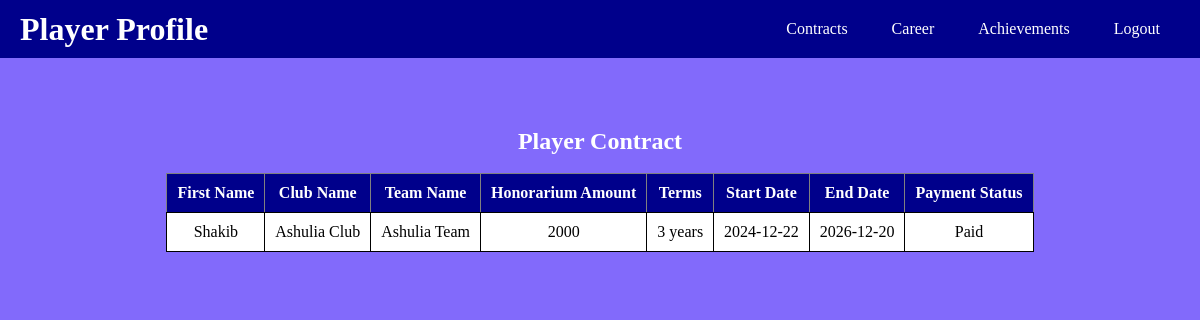
/Cricket-Club-Player-Achievement/display_contracts.php (signed in), run on the app's committed database.
### tables this page shows
CREATE TABLE `Player` (
  `player_id` int(11) NOT NULL,
  `first_name` varchar(50) NOT NULL,
  `middle_name` varchar(50) DEFAULT NULL,
  `last_name` varchar(50) NOT NULL,
  `email` varchar(100) NOT NULL,
  `phone_number` varchar(20) NOT NULL,
  `nationality` varchar(50) NOT NULL,
  `dob` date NOT NULL,
  `age` int(11) DEFAULT NULL CHECK (`age` > 12)
);

CREATE TABLE `Club` (
  `club_id` int(11) NOT NULL,
  `club_name` varchar(50) NOT NULL,
  `location` varchar(200) NOT NULL
);

CREATE TABLE `Team` (
  `team_id` int(11) NOT NULL,
  `team_name` varchar(50) NOT NULL,
  `club_id` int(11) NOT NULL
);

CREATE TABLE `Contracts` (
  `contract_id` int(11) NOT NULL,
  `player_id` int(11) NOT NULL,
  `total_amount` int(11) DEFAULT NULL,
  `terms` text DEFAULT NULL,
  `start_date` date DEFAULT NULL,
  `end_date` date DEFAULT NULL,
  `club_id` int(11) DEFAULT NULL,
  `team_id` int(11) DEFAULT NULL
);

CREATE TABLE `Installment` (
  `installment_id` int(11) NOT NULL,
  `installment_amount` decimal(12,2) DEFAULT NULL,
  `installment_date` date DEFAULT NULL,
  `contract_id` int(11) DEFAULT NULL,
  `payment_status` varchar(50) NOT NULL DEFAULT 'Due'
);

### Cricket-Club-Player-Achievement/display_contracts.php (the view, shortened to what this page needs)
<?php
include("database.php");
$username = $_SESSION['username'];
$query_player = "SELECT * FROM  Player  NATURAL JOIN Player_Login NATURAL JOIN Contracts NATURAL JOIN Club NATURAL JOIN Team NATURAL JOIN installment WHERE Player_Login.username = '$username'";
$result = mysqli_query($conn, $query_player);
$total = mysqli_num_rows($result);
?>
<!DOCTYPE html>
<html lang="en">
<head>
    <link rel="stylesheet" href="style.css">
</head>
<body>
<div class="navbar">
    <h1>Player Profile</h1>
    <div justify-content-end>
    <a href="display_contracts.php">Contracts</a>
    <a href="career.php">Career</a>
    <a href="award.php">Achievements</a>
    <a class="logout" href="logout.php">Logout</a>
</div>
    </div>
<div class="table-container">
    <?php
    if ($total != 0) {
        echo "<h2>Player Contract</h2><br>";
        echo "<table border='1' cellspacing='7'>
            <tr>
                <th>First Name</th>
                <th>Club Name</th>
                <th>Team Name</th>
                <th>Honorarium Amount</th>
                <th>Terms</th>
                <th>Start Date</th>
                <th>End Date</th>
                <th>Payment Status</th>
            </tr>";
        while($row = mysqli_fetch_assoc($result)) {
            echo "<tr>
                <td>{$row['first_name']}</td>
                <td>{$row['club_name']}</td>
                <td>{$row['team_name']}</td>
                <td>{$row['total_amount']}</td>
                <td>{$row['terms']}</td>
                <td>{$row['start_date']}</td>
                <td>{$row['end_date']}</td>
                <td>{$row['payment_status']}</td>
                </td>
            </tr>";
        }
        echo "</table>";
    } else {
        echo "<p>No records found</p>";
    }
    ?>
</div>
</body>
</html>

### Cricket-Club-Player-Achievement/style.css (style rules this page uses)
* { margin: 0; padding: 0; box-sizing: border-box; }
body { background-color: rgb(130, 106, 251); padding: 0 10px; }

### Cricket-Club-Player-Achievement/display_contracts.php (style rules this page uses)
body { font-family: 'Times New Roman', Times, serif; margin: 0; padding: 0; }
.navbar { display: flex; justify-content: space-between; align-items: center; background-color: darkblue; padding: 10px 20px; }
.navbar h1 { color: white; margin: 0; }
.navbar a { text-decoration: none; padding: 10px 20px; color: white; font-size: 16px; }
.table-container { margin: 30px; margin-top: 70px; text-align: center; }
h2 { color: white; }
table { background-color: white; margin: 0 auto; border-collapse: collapse; }
th { background-color: darkblue; color: white; padding: 10px; }
td { padding: 10px; border: 1px solid black; border-radius: 5px; }
.logout { display: inline-block; }

### data on the page
player: first_name "Shakib", club.club_name "Ashulia Club", team.team_name "Ashulia Team", contracts.total_amount "2000", contracts.terms "3 years", contracts.start_date "2024-12-22", contracts.end_date "2026-12-20", installment.payment_status "Paid"
